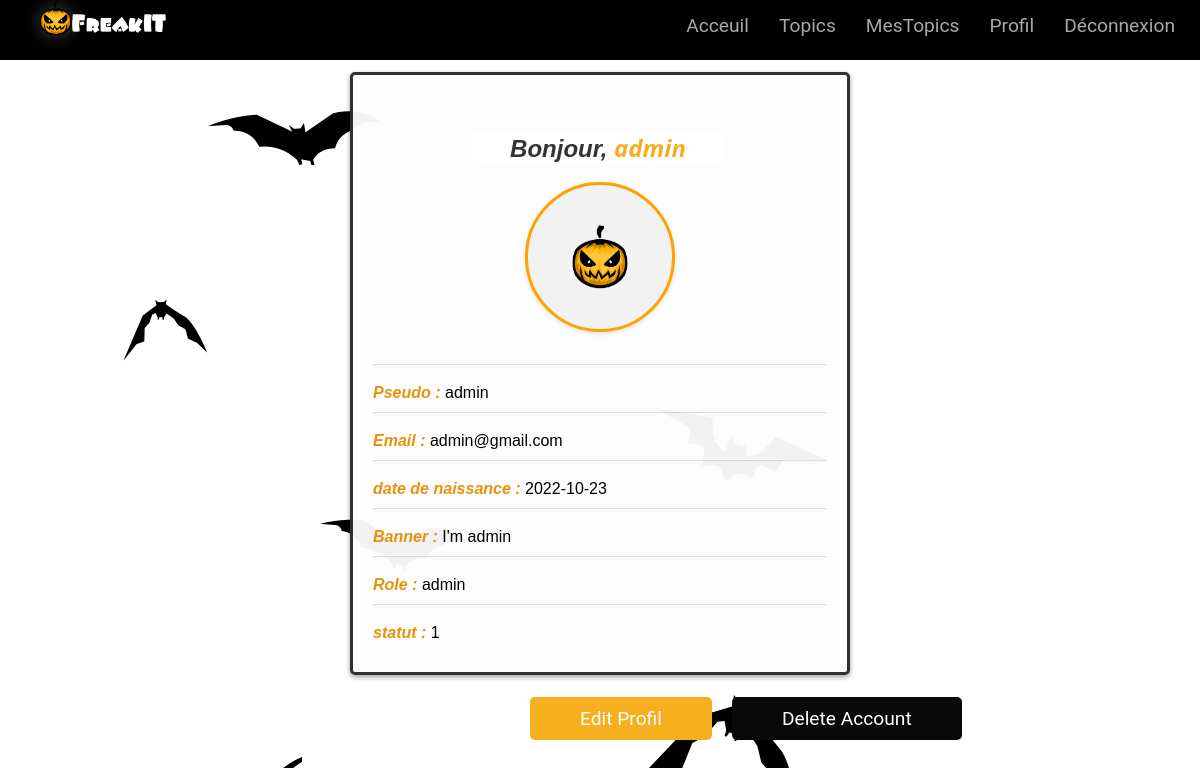
The page /profil.php?id=1 (signed in) on the database its author committed.
### tables this page shows
CREATE TABLE IF NOT EXISTS `user` (
  `id` int NOT NULL AUTO_INCREMENT,
  `pseudo` varchar(44) NOT NULL,
  `email` varchar(44) NOT NULL,
  `passwords` text NOT NULL,
  `birthday` date NOT NULL,
  `banner` varchar(33) NOT NULL,
  `statut` tinyint(1) NOT NULL DEFAULT '1',
  `roles` varchar(30) NOT NULL DEFAULT 'user',
  PRIMARY KEY (`id`)
);

### action/user/profilaction.php (called while the page is built)
<?php
require('action/data/connexion.php');
if(isset($_GET['id']) AND !empty($_GET['id'])){
    $iduser = $_GET['id'];
    $requser = $connexion->prepare('SELECT pseudo, email, birthday, roles, statut, banner  FROM user WHERE id = ?');
    $requser->execute(array($iduser));
    if($requser->rowCount() > 0){
        $usersInfos = $requser->fetch();
        $pseudo = $usersInfos['pseudo'];
        $email = $usersInfos['email'];
        $birthday = $usersInfos['birthday'];
        $roles = $usersInfos['roles'];
        $statut = $usersInfos['statut'];
        $banner = $usersInfos['banner'];
    }
    else
    {
        $erreur = "Aucun utilisateur trouvé";
    }
}else{
    $erreur = "Aucun utilisateur trouvé";
}

### profil.php (the view, shortened to what this page needs)
<?php
require('action/user/profilaction.php');
?>
<!DOCTYPE html>
<html lang="en">
<head>
    <link rel="stylesheet" href="css/profil2.css">
</head>
<body>
    <?php include 'includes/navbar.php'; ?>
    <br><br><br><br>
    <form class="content">
        <br><br>
        <h2>Bonjour, <span><?php echo $pseudo; ?></span> </h2>
        <br>
        <div class="avatar">
            <img src="css/icon.png" alt="Avatar">
        </div>
        <br>
        <hr style="opacity: calc(0.3);">
        <br>
        <div>
            <span> Pseudo : </span> <?php echo $pseudo; ?>
        </div>
        <hr style="opacity: calc(0.3);">
        <br>
        <div>
            <span> Email : </span> <?php echo $email; ?>
        </div>
        <hr style="opacity: calc(0.3);">
        <br>
        <div>
            <span>date de naissance : </span> <?php echo $birthday; ?>
        </div>
        <hr style="opacity: calc(0.3);">
        <br>
        <div>
            <span>Banner : </span> <?php echo $banner; ?>
        </div>
        <hr style="opacity: calc(0.3);">
        <br>
        <div>
            <span>Role : </span> <?php echo $roles; ?>
        </div>
        <hr style="opacity: calc(0.3);">
        <br>
        <div>
            <span>statut : </span> <?php echo $statut; ?>
        </div>
    </form>
    <br>
    <div class="link">
        <div class="edit">
            <a href="editprofil.php" style="text-decoration: none;">Edit Profil </a>
        </div>
        <div class="delete">
            <a href="../action/user/deleteuseraction.php?<?php echo $_SESSION['id']; ?>" style="text-decoration: none;">Delete Account </a>
        </div>
    </div>
</body>
</html>

### css/profil2.css (style rules this page uses)
body { font-family: Arial, sans-serif; background-color: #f2f2f2; margin: 0; padding: 0; background-image: url(bg2.jpg); }
.content { max-width: 500px; margin: auto; background-color: rgba(253, 253, 253, 0.955); padding: 20px; border-radius: 5px; box-shadow: 0 2px 5px rgba(0, 0, 0, 0.4); border:solid #000000ce; }
.avatar { text-align: center; }
.avatar img { width: 150px; height: 150px; border-radius: 50%; object-fit: cover; border: solid#ffa200; box-shadow: 0 2px 5px rgba(0, 0, 0, 0.1); background-color: #f2f2f2; }
h2 { text-align: center; color: #333; font-style: italic; background-color: #ffffff; width: 250px; margin-left: 100px; border-radius: 6px; }
div { font-size: 16px; margin-bottom: 10px; }
.link { text-align: center; margin-top: 0px; display: flex; margin-left: 530px; }
.link .edit a { display: inline-block; padding: 10px 50px; background-color: #f7af1f; color: #fff; text-decoration: none; border-radius: 5px; }
.link .delete a { display: inline-block; padding: 10px 50px; background-color: #090909; color: #fff; text-decoration: none; border-radius: 5px; }
.edit { margin-right: 10px; }
.delete { margin-left: 10px; }
span { font-weight: 600; font-style: italic; color: #e7920a; }
h2 span { color: #f7af1f; font-family: system-ui, -apple-system, BlinkMacSystemFont, 'Segoe UI', Roboto, Oxygen, Ubuntu, Cantarell, 'Open Sans', 'Helvetica Neue', sans-serif; }

### css/navbar1.css (style rules this page uses)
* { margin: 0px; padding: 0px; box-sizing: border-box; font-family: sans-serif; }
body { background-color: #f0f0f0; }
a { padding: 0px -5px; margin-top: 4px; border-width: 3px; font-family: roboto; font-size: 120%; color: rgb(168, 168, 168); }
img { height: 80px; width: 150px; }

### rows shown on the page
user: pseudo "admin", email "admin@gmail.com", birthday "2022-10-23", banner "I'm admin", roles "admin", statut "1"
